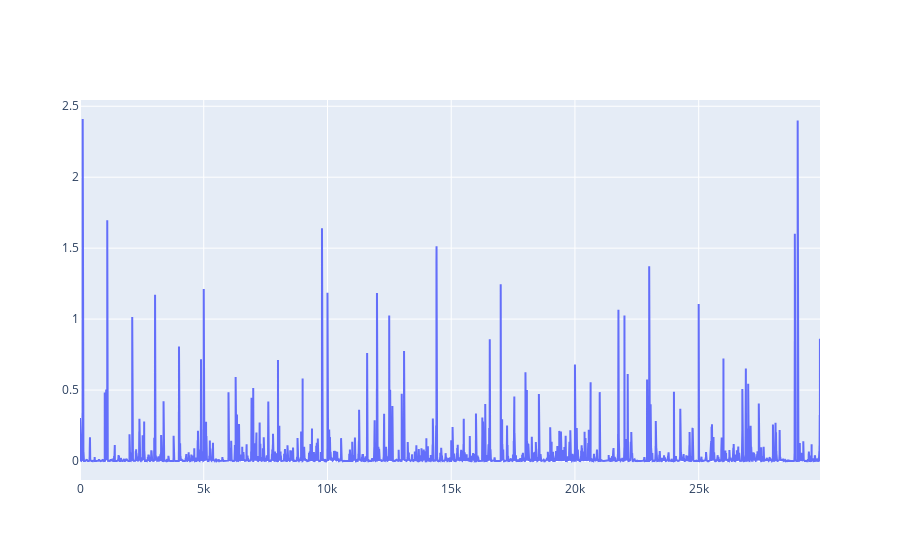

This figure's notebook cell:
### Code cell
fig = go.Figure()
y_list = temp_arr
x_list = np.arange(len(temp_arr))
fig.add_trace(go.Scatter(x=x_list, y=temp_arr,
                    mode='lines'))

### Figure 1 — Plotly figure (JSON) as saved in the notebook; plotly's stock layout.template omitted (floating-point values rounded to 4 significant figures; data arrays with more than 128 entries replaced by an {"elided": "..."} marker saying what was removed)
{"data": [{"mode": "lines", "type": "scatter", "x": {"elided": "29903 int values"}, "y": {"elided": "29903 float values"}}], "layout": {"autosize": true, "xaxis": {"autorange": true, "range": [0, 29902], "type": "linear"}, "yaxis": {"autorange": true, "range": [-0.1339, 2.544], "type": "linear"}}}
